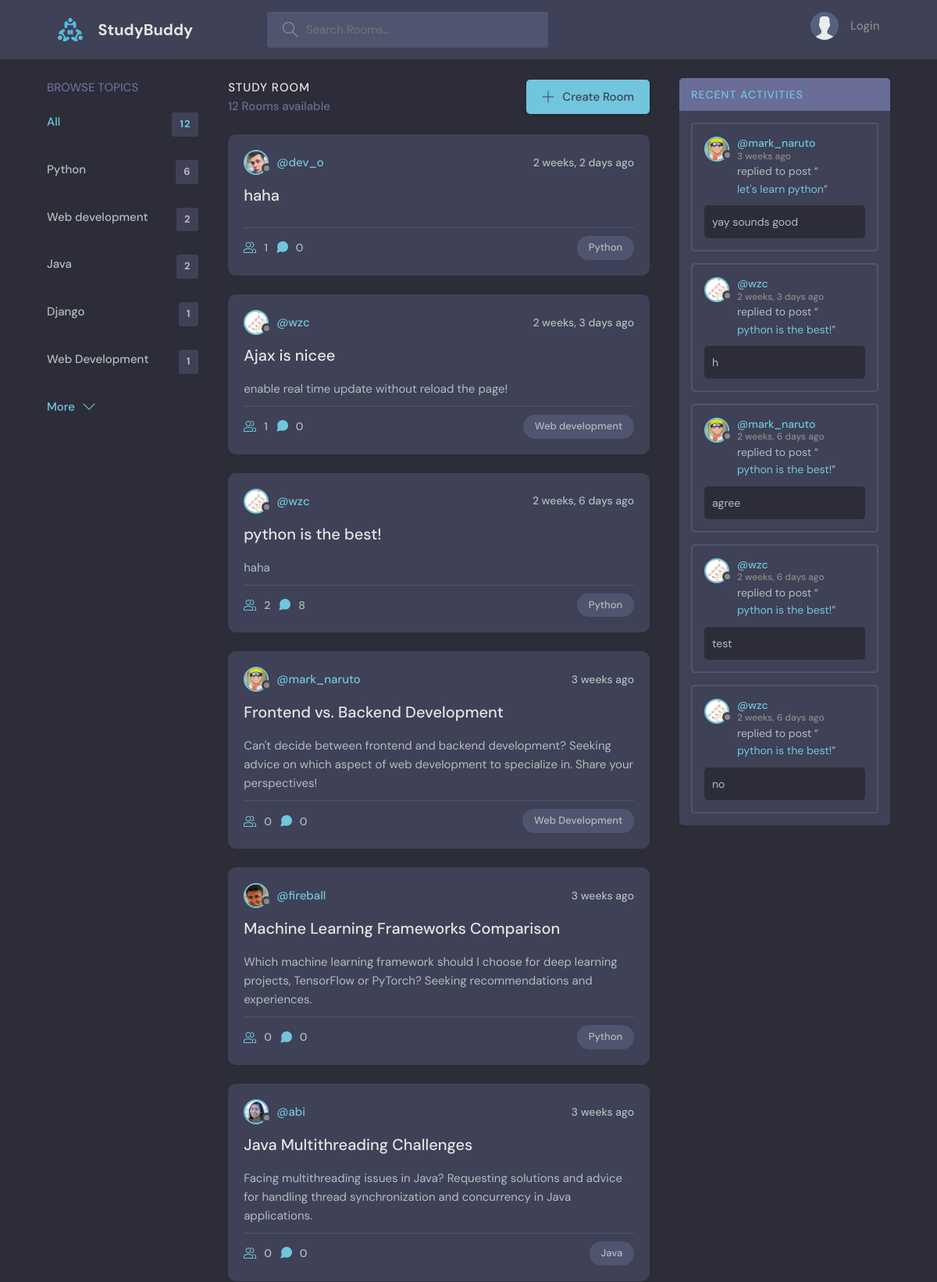
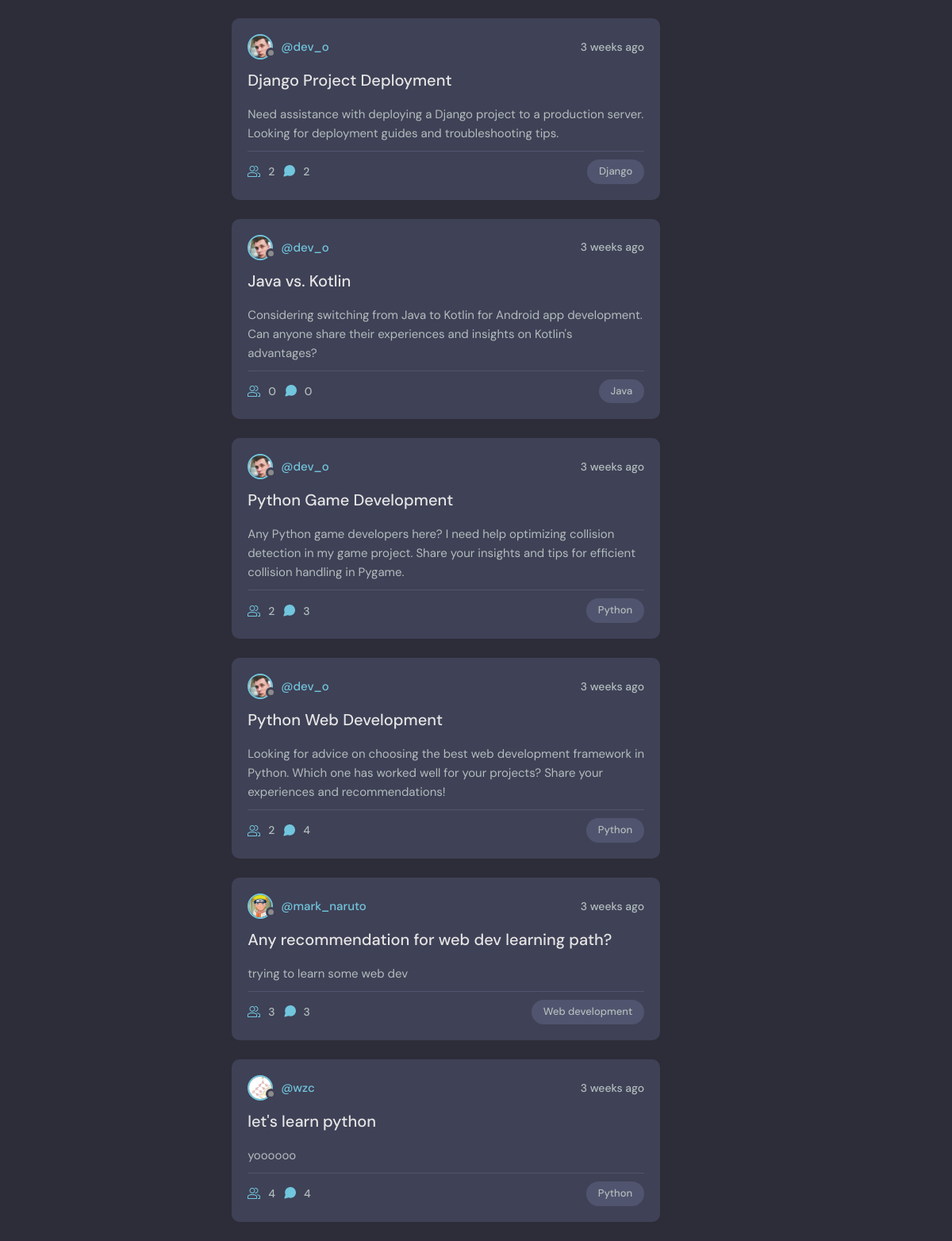
The page / on the database its author committed (2 pictures, top to bottom).
### base/models.py (models this page shows, shortened)
class Topic (models.Model):
    name=models.CharField(max_length=200)

class Room(models.Model):
    host=models.ForeignKey(User, on_delete=models.SET_NULL, null=True)
    topic =models.ForeignKey(Topic, on_delete=models.SET_NULL, null=True) #Topic can placed in string, set null, so need to allow null=true
    name=models.CharField(max_length=200)
    description=models.TextField(null=True, blank=True) #cant be blank
    participants=models.ManyToManyField(User, related_name='participants', blank=True) # specify related name due to alr having User relation
    likeroom=models.ManyToManyField(User, related_name='likeroom', blank=True)
    updated=models.DateTimeField(auto_now=True) #timestamp when updated
    created=models.DateTimeField(auto_now_add=True) # timestamp when created
    class Meta:
        ordering=['-updated','-created']
    def __str__(self):
        return self.name

class User(AbstractUser):
    name=models.CharField(max_length=200, null=True)
    email=models.EmailField(unique=True, null=True)
    bio=models.TextField(null=True)
    avatar=models.ImageField(null=True, default="avatar.svg")
    USERNAME_FIELD='email'
    REQUIRED_FIELDS=[]

class Message(models.Model):
    user=models.ForeignKey(User, on_delete=models.CASCADE)
    room=models.ForeignKey(Room, on_delete=models.CASCADE)
    body=models.TextField()
    likemessage=models.ManyToManyField(User, related_name='likemessage', blank=True)
    updated=models.DateTimeField(auto_now=True)
    created=models.DateTimeField(auto_now_add=True)
    class Meta:
        ordering=['-updated','-created']
    def __str__(self):
        return self.body[0:50]

### base/views.py (the view)
# urls.py: path('', views.home, name="home"),
def home(request):
    q=request.GET.get('q') if request.GET.get('q') != None else ''
    rooms=Room.objects.filter(
        Q(topic__name__icontains=q) |
        Q(name__icontains=q) |
        Q(description__icontains=q)
        )
    topics=Topic.objects.all()[:5]
    room_count=rooms.count()
    total_room_count=Room.objects.count()
    room_messages=Message.objects.filter(
        Q(room__topic__name__icontains=q)
    )[:5]
    context= {
        'rooms':rooms,
        'topics':topics,
        'room_count':room_count,
        'room_messages':room_messages,
        'total_room_count':total_room_count,
        }
    return render(request, 'base/home.html',context)

### base/templates/base/home.html (shortened to what this page needs)
{% extends 'main.html' %}
{% block content %}
    <main class="layout layout--3">
      <div class="container">
        {% include 'base/topics_component.html' %}
        <div class="roomList">
          <div class="roomList__header">
            <div>
              <h2>Study Room</h2>
              <p>{{room_count}} Rooms available</p>
            </div>
            <a class="btn btn--main" href="{% url 'create-room' %}">
              <svg version="1.1" xmlns="http://www.w3.org/2000/svg" width="32" height="32" viewBox="0 0 32 32">
                <title>add</title>
                <path
                  d="M16.943 0.943h-1.885v14.115h-14.115v1.885h14.115v14.115h1.885v-14.115h14.115v-1.885h-14.115v-14.115z"
                ></path>
              </svg>
              Create Room
            </a>
          </div>
          {% include 'base/feed_component.html' %}
        </div>
        {% include 'base/activity_component.html' %}
      </div>
    </main>
    {% endblock content %}

### base/templates/base/topics_component.html
<div class="topics">
    <div class="topics__header">
      <h2>Browse Topics</h2>
    </div>
    <ul class="topics__list">
      <li>
        <a href="{% url 'home' %}" class="active">All <span>{{total_room_count}}</span></a>
      </li>
      {% for topic in topics %}
      <li>
        <a href="{% url 'home' %}?q={{topic.name}}">{{topic.name}} <span>{{topic.room_set.all.count}}</span></a>
      </li>
      {% endfor %}
    </ul>
    <a class="btn btn--link" href="{% url 'topics' %}">
      More
      <svg version="1.1" xmlns="http://www.w3.org/2000/svg" width="32" height="32" viewBox="0 0 32 32">
        <title>chevron-down</title>
        <path d="M16 21l-13-13h-3l16 16 16-16h-3l-13 13z"></path>
      </svg>
    </a>
  </div>

### base/templates/base/feed_component.html (shortened to what this page needs)
{% for room in rooms %}
<div class="roomListRoom">
    <div class="roomListRoom__header">
      <a href="{% url 'user-profile' room.host.id %}" class="roomListRoom__author">
        <div class="avatar avatar--small">
          <img src="{{room.host.avatar.url}}" />
        </div>
        <span>@{{room.host.username}}</span>
      </a>
      <div class="roomListRoom__actions">
        <span>{{ room.created |timesince}} ago</span>
      </div>
    </div>
    <div class="roomListRoom__content">
      <a href="{% url 'room' room.id %}">{{room.name}}</a>
      <p>
        {{room.description}}
      </p>
    </div>
    <div class="roomListRoom__meta">
      <div class="roomListRoom__author">
      <a href="{% url 'room' room.id %}" class="roomListRoom__joined">
        {{room.participants.all.count}}
      </a>
      <a href="{% url 'room' room.id %}" class="roomListRoom__joined">
        {{room.message_set.count}}
      </a>
    </div>
      <p class="roomListRoom__topic">{{room.topic.name}}</p>
    </div>
  </div>
  {% endfor %}

### base/templates/base/activity_component.html (shortened to what this page needs)
<div class="activities">
    <div class="activities__header">
      <h2><a href="{% url 'activity' %}">Recent Activities</a></h2>
    </div>
    {% for message in room_messages %}
    <div class="activities__box">
      <div class="activities__boxHeader roomListRoom__header">
        <a href="{% url 'user-profile' message.user.id %}" class="roomListRoom__author">
          <div class="avatar avatar--small">
            <img src="{{message.user.avatar.url}}" />
          </div>
          <p>
            @{{message.user.username}}
            <span>{{message.created|timesince}} ago</span>
          </p>
        </a>
      </div>
      <div class="activities__boxContent">
        <p>replied to post “<a href="{% url 'room' message.room.id %}">{{message.room}}</a>”</p>
        <div class="activities__boxRoomContent">
            {{message}}
        </div>
      </div>
    </div>
    {% endfor %}
  </div>

### rows shown on the page
Topic: name "Python", room_set.all.count "6"
Topic: name "Web development", room_set.all.count "2"
Topic: name "Java", room_set.all.count "2"
Topic: name "Django", room_set.all.count "1"
Topic: name "Web Development", room_set.all.count "1"
Room: host.avatar (picture), host.username "dev_o", created "2 weeks, 2 days", name "haha", participants.all.count "1", message_set.count "0", topic.name "Python"
Room: host.avatar (picture), host.username "wzc", created "2 weeks, 3 days", name "Ajax is nicee", description "enable real time update without reload the page!", participants.all.count "1", message_set.count "0", topic.name "Web development"
Room: host.avatar (picture), host.username "wzc", created "2 weeks, 6 days", name "python is the best!", description "haha", participants.all.count "2", message_set.count "8", topic.name "Python"
Room: host.avatar (picture), host.username "mark_naruto", created "3 weeks", name "Frontend vs. Backend Development", description "Can't decide between frontend and backend development? Seeking advice on which aspect of web development to specialize in. Share your perspectives!", participants.all.count "0", message_set.count "0", topic.name "Web Development"
Room: host.avatar (picture), host.username "fireball", created "3 weeks", name "Machine Learning Frameworks Comparison", description "Which machine learning framework should I choose for deep learning projects, TensorFlow or PyTorch? Seeking recommendations and experiences.", participants.all.count "0", message_set.count "0", topic.name "Python"
Room: host.avatar (picture), host.username "abi", created "3 weeks", name "Java Multithreading Challenges", description "Facing multithreading issues in Java? Requesting solutions and advice for handling thread synchronization and concurrency in Java applications.", participants.all.count "0", message_set.count "0", topic.name "Java"
Room: host.avatar (picture), host.username "dev_o", created "3 weeks", name "Django Project Deployment", description "Need assistance with deploying a Django project to a production server. Looking for deployment guides and troubleshooting tips.", participants.all.count "2", message_set.count "2", topic.name "Django"
Room: host.avatar (picture), host.username "dev_o", created "3 weeks", name "Java vs. Kotlin", description "Considering switching from Java to Kotlin for Android app development. Can anyone share their experiences and insights on Kotlin's advantages?", participants.all.count "0", message_set.count "0", topic.name "Java"
Room: host.avatar (picture), host.username "dev_o", created "3 weeks", name "Python Game Development", description "Any Python game developers here? I need help optimizing collision detection in my game project. Share your insights and tips for efficient collision handling in Pygame.", participants.all.count "2", message_set.count "3", topic.name "Python"
Room: host.avatar (picture), host.username "dev_o", created "3 weeks", name "Python Web Development", description "Looking for advice on choosing the best web development framework in Python. Which one has worked well for your projects? Share your experiences and recommendations!", participants.all.count "2", message_set.count "4", topic.name "Python"
Room: host.avatar (picture), host.username "mark_naruto", created "3 weeks", name "Any recommendation for web dev learning path?", description "trying to learn some web dev", participants.all.count "3", message_set.count "3", topic.name "Web development"
Room: host.avatar (picture), host.username "wzc", created "3 weeks", name "let's learn python", description "yoooooo", participants.all.count "4", message_set.count "4", topic.name "Python"
Message: user.avatar (picture), user.username "mark_naruto", created "3 weeks", room "let's learn python", body "yay sounds good"
Message: user.avatar (picture), user.username "wzc", created "2 weeks, 3 days", room "python is the best!", body "h"
Message: user.avatar (picture), user.username "mark_naruto", created "2 weeks, 6 days", room "python is the best!", body "agree"
Message: user.avatar (picture), user.username "wzc", created "2 weeks, 6 days", room "python is the best!", body "test"
Message: user.avatar (picture), user.username "wzc", created "2 weeks, 6 days", room "python is the best!", body "no"

### other values the page prints
{{ total_room_count }} "12"
{{ room_count }} "12"
